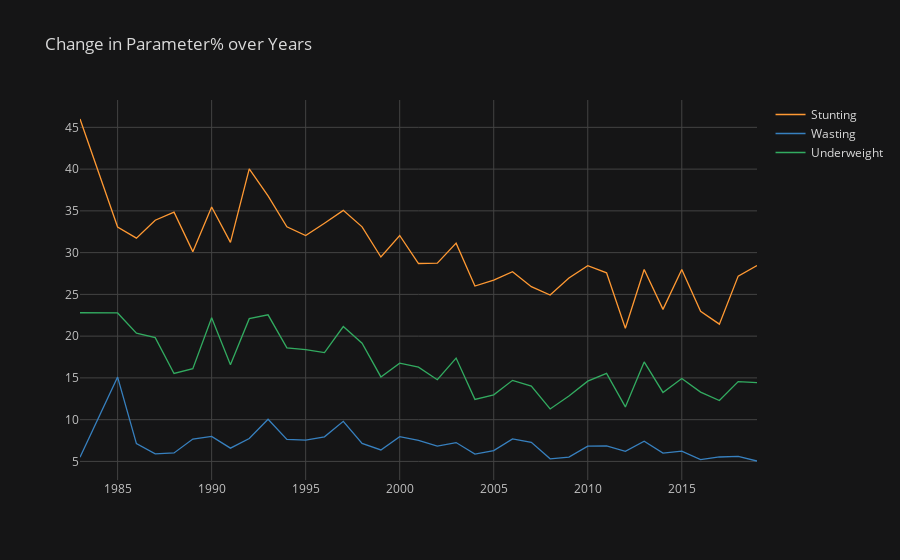

Notebook cell for this chart:
### Code cell
fig2=country[['Stunting','Wasting','Underweight']].iplot(kind='line',title="Change in Parameter% over Years",asFigure=True)
fig2.show()

### Figure 1 — Plotly figure (JSON) as saved in the notebook; plotly's stock layout.template omitted (floating-point values rounded to 4 significant figures)
{"data": [{"line": {"color": "rgba(255, 153, 51, 1.0)", "dash": "solid", "shape": "linear", "width": 1.3}, "mode": "lines", "name": "Stunting", "text": "", "type": "scatter", "x": [1983, 1985, 1986, 1987, 1988, 1989, 1990, 1991, 1992, 1993, 1994, 1995, 1996, 1997, 1998, 1999, 2000, 2001, 2002, 2003, 2004, 2005, 2006, 2007, 2008, 2009, 2010, 2011, 2012, 2013, 2014, 2015, 2016, 2017, 2018, 2019], "y": [46, 33.08, 31.73, 33.87, 34.85, 30.12, 35.46, 31.23, 40.02, 36.8, 33.09, 32.05, 33.52, 35.06, 33.09, 29.48, 32.05, 28.7, 28.74, 31.13, 26.0, 26.72, 27.72, 25.93, 24.92, 26.96, 28.43, 27.58, 20.95, 27.98, 23.2, 27.98, 22.97, 21.43, 27.19, 28.45]}, {"line": {"color": "rgba(55, 128, 191, 1.0)", "dash": "solid", "shape": "linear", "width": 1.3}, "mode": "lines", "name": "Wasting", "text": "", "type": "scatter", "x": [1983, 1985, 1986, 1987, 1988, 1989, 1990, 1991, 1992, 1993, 1994, 1995, 1996, 1997, 1998, 1999, 2000, 2001, 2002, 2003, 2004, 2005, 2006, 2007, 2008, 2009, 2010, 2011, 2012, 2013, 2014, 2015, 2016, 2017, 2018, 2019], "y": [5.5, 15.1, 7.13, 5.909, 6.013, 7.672, 7.994, 6.588, 7.745, 10.05, 7.627, 7.554, 7.95, 9.795, 7.158, 6.371, 7.96, 7.533, 6.834, 7.256, 5.87, 6.287, 7.689, 7.294, 5.312, 5.509, 6.826, 6.863, 6.202, 7.413, 6.003, 6.228, 5.212, 5.531, 5.6, 5.05]}, {"line": {"color": "rgba(50, 171, 96, 1.0)", "dash": "solid", "shape": "linear", "width": 1.3}, "mode": "lines", "name": "Underweight", "text": "", "type": "scatter", "x": [1983, 1985, 1986, 1987, 1988, 1989, 1990, 1991, 1992, 1993, 1994, 1995, 1996, 1997, 1998, 1999, 2000, 2001, 2002, 2003, 2004, 2005, 2006, 2007, 2008, 2009, 2010, 2011, 2012, 2013, 2014, 2015, 2016, 2017, 2018, 2019], "y": [22.8, 22.77, 20.36, 19.82, 15.53, 16.1, 22.19, 16.57, 22.1, 22.55, 18.59, 18.38, 18.03, 21.15, 19.15, 15.12, 16.76, 16.28, 14.78, 17.37, 12.43, 12.98, 14.71, 14.02, 11.28, 12.82, 14.61, 15.54, 11.53, 16.91, 13.26, 14.93, 13.3, 12.29, 14.56, 14.43]}], "layout": {"legend": {"bgcolor": "#151516", "font": {"color": "#D9D9D9"}}, "paper_bgcolor": "#151516", "plot_bgcolor": "#151516", "title": {"font": {"color": "#D9D9D9"}, "text": "Change in Parameter% over Years"}, "xaxis": {"gridcolor": "#434343", "showgrid": true, "tickfont": {"color": "#C2C2C2"}, "title": {"font": {"color": "#D9D9D9"}, "text": ""}, "zerolinecolor": "#666570"}, "yaxis": {"gridcolor": "#434343", "showgrid": true, "tickfont": {"color": "#C2C2C2"}, "title": {"font": {"color": "#D9D9D9"}, "text": ""}, "zerolinecolor": "#666570"}}}
